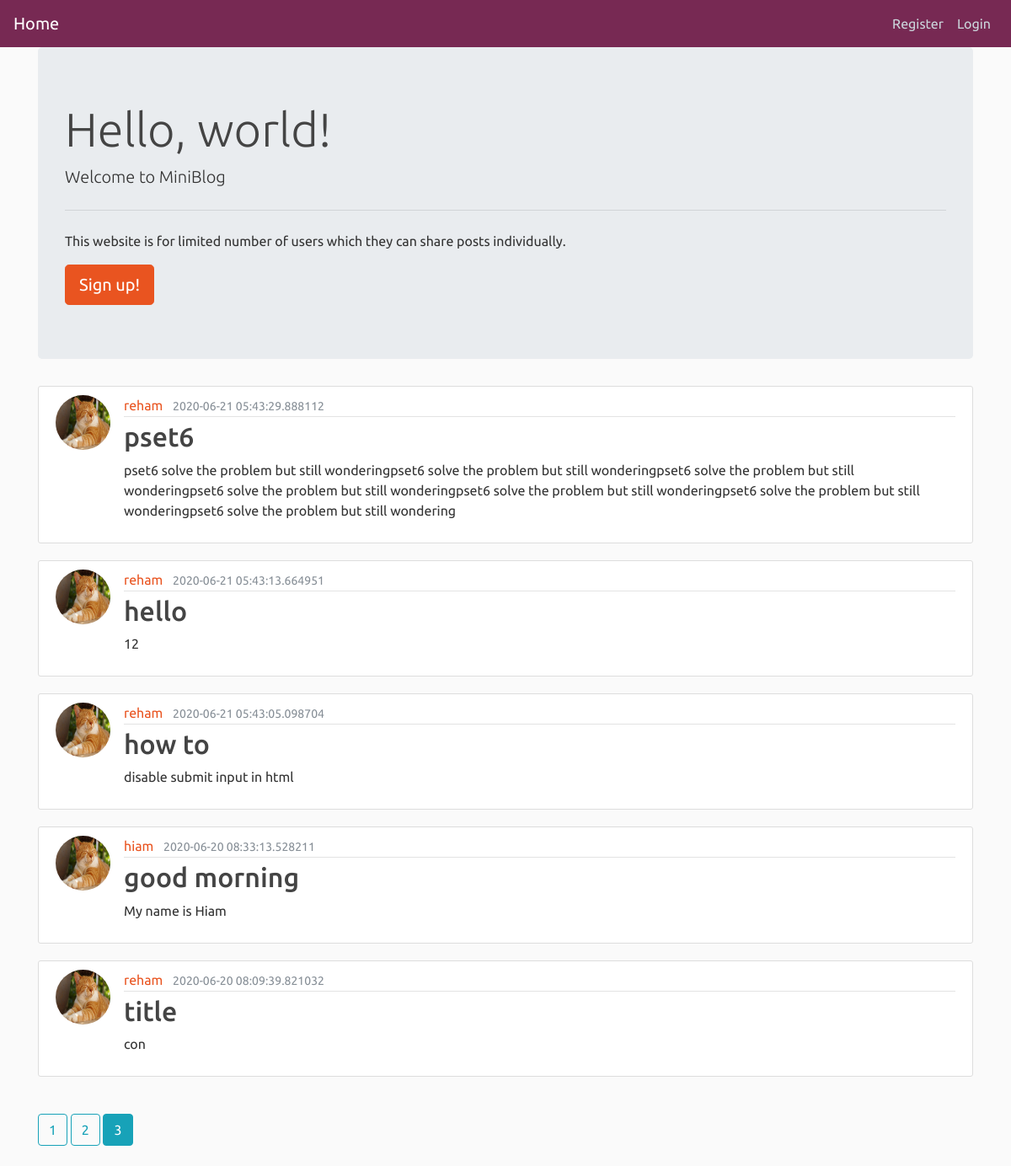
/?page=3, run on the app's committed database.
### blog/models.py (models this page shows, shortened)
class Posts(db.Model):
    id = db.Column(db.Integer, primary_key= True)
    title = db.Column(db.String, nullable= False)
    content = db.Column(db.Text, nullable= False)
    time = db.Column(db.DateTime, default= datetime.utcnow, nullable= False)
    user_id = db.Column(db.Integer, db.ForeignKey('users.id'), nullable= False)

class Users(db.Model, UserMixin):
    id = db.Column(db.Integer, primary_key= True)
    username = db.Column(db.String(15), unique=True, nullable= False)
    email = db.Column(db.String(100), unique=True, nullable=False)
    password = db.Column(db.String(80), nullable= False)
    picture = db.Column(db.String(20), nullable=False, default='cat.jpg')
    posts = db.relationship('Posts', backref="author", lazy= True)

### blog/main/routes.py (the view)
@main.route("/")
def home():
    page = request.args.get('page',1,type=int)
    posts = Posts.query.order_by(Posts.time.desc()).paginate(page=page , per_page=5)
    return render_template("home.html", title= "Home", posts = posts)

### blog/templates/home.html (shortened to what this page needs)
{% extends "layout.html" %}
{% block main %}
    <div class="jumbotron">
      {% if current_user.is_authenticated %}
      <h1 class="display-4">Hello, {{ current_user.username }}!</h1>
      {% else %}
      <h1 class="display-4">Hello, world!</h1>
      {% endif %}
      <p class="lead">Welcome to MiniBlog</p>
      <hr class="my-4">
      <p>This website is for limited number of users which they can share posts individually.</p>
      <a class="btn btn-primary btn-lg" href="{{ url_for('end_user.register') }}" role="button">Sign up!</a>
    </div>
  {% for post in posts.items %}
  <article class="media content-section">
    <img class="rounded-circle article-img" src="{{ url_for('static', filename='picture/' + post.author.picture) }}">
    <div class="media-body">
      <div class="article-metadata">
        <a class="mr-2" href="{{ url_for('end_user.User_profile', username= post.author.username) }}">{{ post.author.username }}</a>
        <small class="text-muted">{{ post.time }}</small>
      </div>
      <h2 class="article-title">{{ post.title }}</h2>
      <p class="article-content">{{ post.content }}</p>
    </div>
  </article>
{% endfor %}
<br>
{% for page_num in posts.iter_pages(left_edge=1, right_edge=1, left_current=1, right_current=2) %}
  {% if page_num %}
    {%if page_num == posts.page %}
       <a class="btn btn-info mb-4" href="{{ url_for('main.home', page=page_num) }}">{{ page_num }}</a>
    {% else %}
       <a class="btn btn-outline-info mb-4" href="{{ url_for('main.home', page=page_num) }}">{{ page_num }}</a>
    {% endif %}
  {% else %}
  ..
  {% endif %}
{% endfor %}
{% endblock %}

### blog/static/style.css (style rules this page uses)
body { background: #fafafa; color: #333333; }
h1, h2, h3, h4, h5, h6 { color: #444444; }
.content-section { background: #ffffff; padding: 10px 20px; border: 1px solid #dddddd; border-radius: 3px; margin-bottom: 20px; }
.article-title { color: #444444; }
.article-content { white-space: pre-line; }
.article-img { height: 65px; width: 65px; margin-right: 16px; }
.article-metadata { padding-bottom: 1px; margin-bottom: 4px; border-bottom: 1px solid #e3e3e3 }

### data on the page
Posts: picture (picture), author.username "reham", time "2020-06-21 05:43:29.888112", title "pset6", content "pset6 solve the problem but still wonderingpset6 solve the problem but still wonderingpset6 solve the problem but still wonderingpset6 solve the problem but still wonderingpset6 solve the problem but still wonderingpset6 solve the problem but still wonderingpset6 solve the problem but still wondering"
Posts: picture (picture), author.username "reham", time "2020-06-21 05:43:13.664951", title "hello", content "12"
Posts: picture (picture), author.username "reham", time "2020-06-21 05:43:05.098704", title "how to", content "disable submit input in html"
Posts: picture (picture), author.username "hiam", time "2020-06-20 08:33:13.528211", title "good morning", content "My name is Hiam"
Posts: picture (picture), author.username "reham", time "2020-06-20 08:09:39.821032", title "title", content "con"

### other printed values
{{ page_num }} "1" "2"
{{ page_num }} "3"
